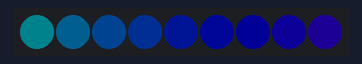
A program run on a simulated CircuitPython board. On the bench: 9 RGB LEDs in strip order, left to right. Dim RGB values are drawn brighter than linear.

Above: at 0.8 s.
At 1.4 s:
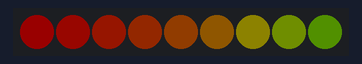

Measured:
- what the display in image 1 shows lasts 0.7 s, from 1.4 s to 2.1 s

The program:

neopixel_test.py
```python
import board
import neopixel
import time
from rainbowio import colorwheel

NUM_PIXELS = 9

pixels = neopixel.NeoPixel(board.D6, NUM_PIXELS, brightness=0.1)


def rainbow_cycle(wait):
    for j in range(255):
        for i in range(NUM_PIXELS):
            rc_index = (i * 64 // NUM_PIXELS) + j
            pixels[i] = colorwheel(rc_index & 255)
        pixels.show()
        time.sleep(wait)


while True:
    rainbow_cycle(0)
    # pixels.fill((100, 0, 0))
    # pixels.show()
    # time.sleep(0.2)
    # pixels.fill((0, 100, 0))
    # pixels.show()
    # time.sleep(0.2)
    # pixels.fill((0, 0, 100))
    # pixels.show()
    # time.sleep(0.2)
```
